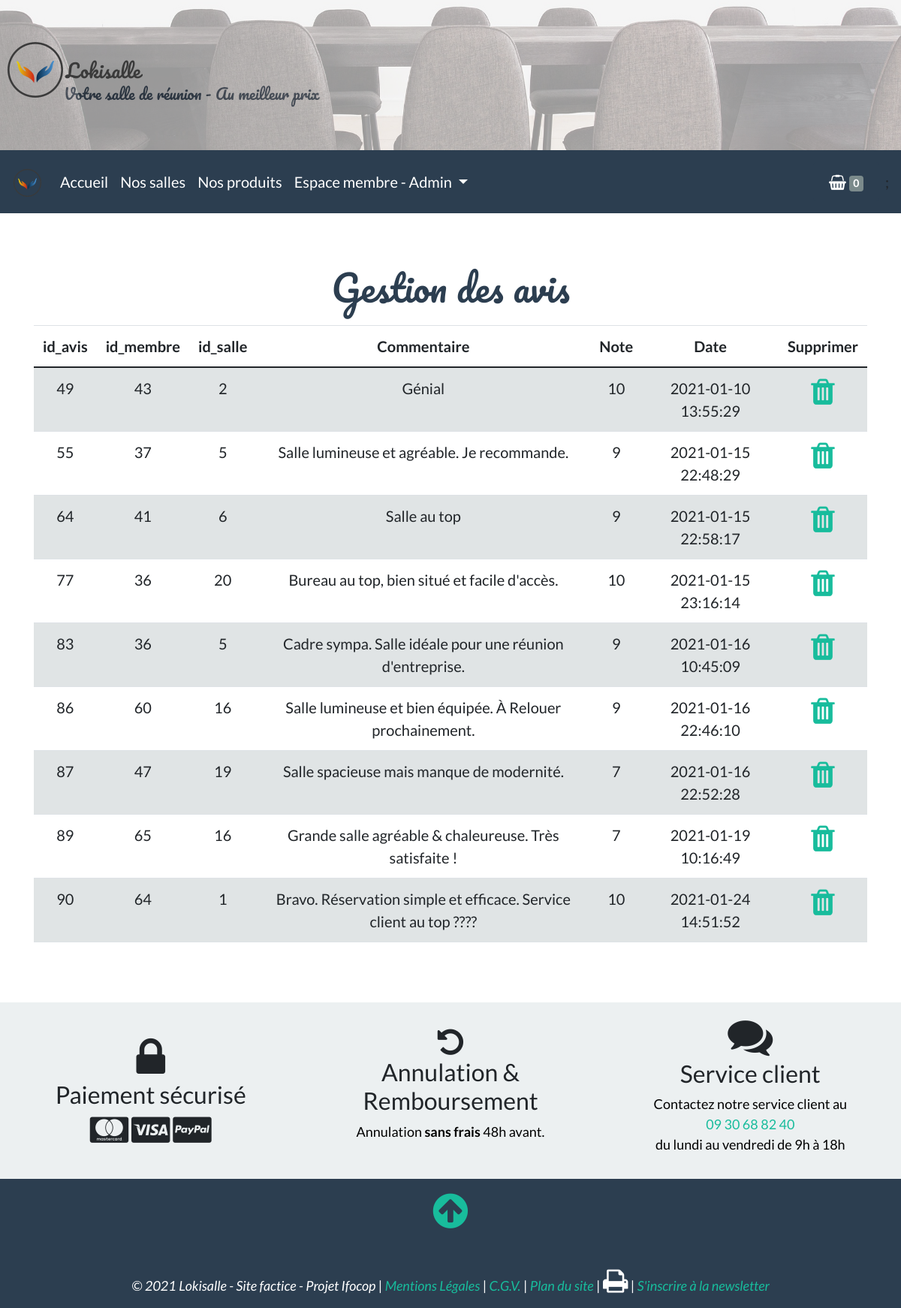
Page /admin/gestion_avis.php (signed in) on the committed database.
### tables this page shows
CREATE TABLE `avis` (
  `id_avis` int(5) NOT NULL,
  `id_membre` int(5) NOT NULL,
  `id_salle` int(5) NOT NULL,
  `commentaire` text NOT NULL,
  `note` int(2) NOT NULL,
  `date` datetime NOT NULL
);

### admin/gestion_avis.php (the view, shortened to what this page needs)
<?php include_once('../inc/init.inc.php');?>
<?php include_once("../inc/haut.inc.php");?>
<?php include_once('../inc/menu.inc.php');?>
<div id="gestion_avis" class="conteneur py-5">
    <h1>Gestion des avis</h1>
    <div class="text-center mb-3">
    <div class="row">
        <table class="table table-striped text-center">
            <thead>
                <tr>
                  <th scope="col">id_avis</th>
                  <th scope="col">id_membre</th>
                  <th scope="col">id_salle</th>
                  <th scope="col">Commentaire</th>
                  <th scope="col">Note</th>
                  <th scope="col">Date</th>
                  <th scope="col">Supprimer</th>
                </tr>
            </thead>
            <tbody>
<?php
$resultat = $pdo->query('SELECT * FROM avis');
while ($datas = $resultat->fetch(PDO::FETCH_ASSOC))
{
    $datas['commentaire']=stripslashes($datas['commentaire']);
    echo '<tr>';
    echo '<td>'.$datas['id_avis'].'</td>';
    echo '<td>'.$datas['id_membre'].'</td>';
    echo '<td>'.$datas['id_salle'].'</td>';
    echo '<td>'.$datas['commentaire'].'</td>';
    echo '<td>'.$datas['note'].'</td>';
    echo '<td>'.$datas['date'].'</td>';?>
    <td><a href="?action=delete&id=<?php echo $datas['id_avis']?>" Onclick="return(confirm('Êtes-vous sûr de vouloir supprimer cet avis?'))"><i class="fa fa-trash fa-2x"></i></a></td>
    </tr>
<?php
}
?>
            </tbody>
        </table>
    </div>
  </div>
</div>
<?php include_once('../inc/bas.inc.php');?>

### inc/css/style.css (style rules this page uses)
* { box-sizing: border-box; }
body { min-height: 1000px; font-size: clamp(20px, 0.8em, 1em); }
h1 { text-align: center; color: #2C3E50; font-family: "Pacifico", cursive; margin: 2% 0%; }
.conteneur { margin: 0 auto; width: 90%; min-height: 1000px; }
.fa-trash { cursor: pointer; }

### rows in the picture
avis: id_avis "49", id_membre "43", id_salle "2", commentaire "Génial", note "10", date "2021-01-10 13:55:29"
avis: id_avis "55", id_membre "37", id_salle "5", commentaire "Salle lumineuse et agréable. Je recommande.", note "9", date "2021-01-15 22:48:29"
avis: id_avis "64", id_membre "41", id_salle "6", commentaire "Salle au top", note "9", date "2021-01-15 22:58:17"
avis: id_avis "77", id_membre "36", id_salle "20", commentaire "Bureau au top, bien situé et facile d'accès.", note "10", date "2021-01-15 23:16:14"
avis: id_avis "83", id_membre "36", id_salle "5", commentaire "Cadre sympa. Salle idéale pour une réunion d'entreprise.", note "9", date "2021-01-16 10:45:09"
avis: id_avis "86", id_membre "60", id_salle "16", commentaire "Salle lumineuse et bien équipée. À Relouer prochainement.", note "9", date "2021-01-16 22:46:10"
avis: id_avis "87", id_membre "47", id_salle "19", commentaire "Salle spacieuse mais manque de modernité.", note "7", date "2021-01-16 22:52:28"
avis: id_avis "89", id_membre "65", id_salle "16", commentaire "Grande salle agréable & chaleureuse. Très satisfaite !", note "7", date "2021-01-19 10:16:49"
avis: id_avis "90", id_membre "64", id_salle "1", commentaire "Bravo. Réservation simple et efficace. Service client au top ????", note "10", date "2021-01-24 14:51:52"
